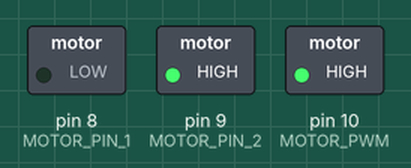
Simulated run of this sketch. Board: Arduino Uno, built with avr-gcc and run on an emulated ATmega328P. On the bench: switched loads named in the sketch (green lamp = pin HIGH).

Above: at 0.1 s.
Timing chart, 0 to 1.6 s (numbered marks = the images above):
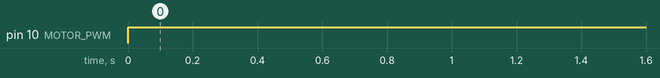

The sketch:

motor_control.ino
```cpp
const int MOTOR_PIN_1 = 8;
const int MOTOR_PIN_2 = 9;
const int MOTOR_PWM = 10;


void setup() {
  pinMode(MOTOR_PIN_1, OUTPUT);
  pinMode(MOTOR_PIN_2, OUTPUT);
  pinMode(MOTOR_PWM, OUTPUT);

  digitalWrite(MOTOR_PIN_1, LOW);
  digitalWrite(MOTOR_PIN_2, HIGH);
}

void loop() {
  analogWrite(MOTOR_PWM, 255);
}
```

Measured:
- by itself, pin 10 (MOTOR_PWM): LOW → HIGH at 0.00 s
